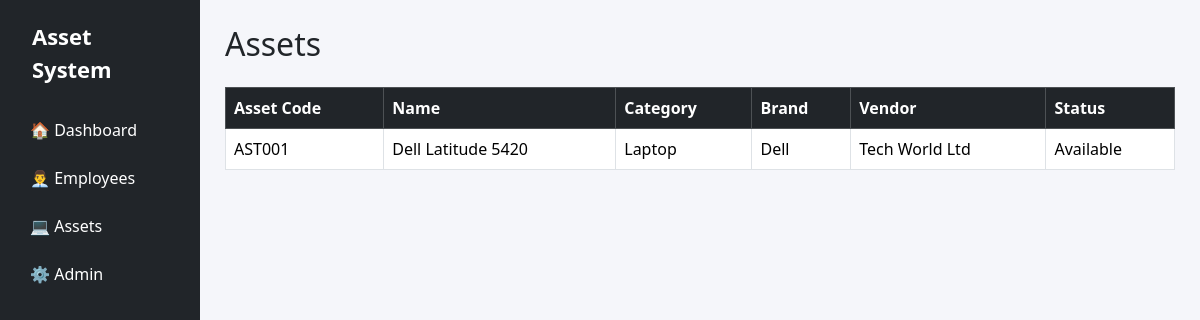
The app's page /assets/, older data.
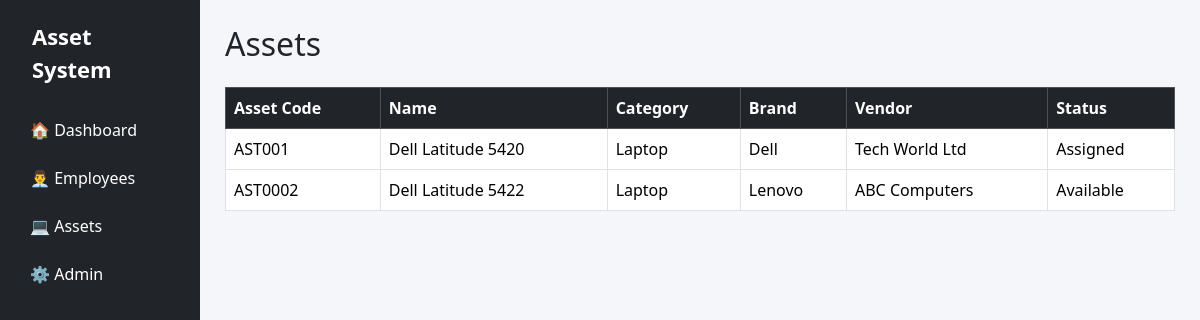
The same page, newer data.
### assets/models.py (models this page shows, shortened)
class Asset(models.Model):
    STATUS_CHOICES = (
        ('Available', 'Available'),
        ('Assigned', 'Assigned'),
        ('Under Maintenance', 'Under Maintenance'),
        ('Damaged', 'Damaged'),
        ('Lost', 'Lost'),
        ('Retired', 'Retired'),
    )
    asset_code = models.CharField(
        max_length=20,
        unique=True,
        blank=True
    )
    category = models.ForeignKey(
        AssetCategory,
        on_delete=models.PROTECT
    )
    brand = models.ForeignKey(
        Brand,
        on_delete=models.PROTECT
    )
    vendor = models.ForeignKey(
        Vendor,
        on_delete=models.PROTECT
    )
    asset_name = models.CharField(max_length=100)
    model = models.CharField(max_length=100)
    serial_number = models.CharField(
        max_length=100,
        unique=True
    )
    purchase_date = models.DateField()
    purchase_cost = models.DecimalField(
        max_digits=10,
        decimal_places=2
    )
    warranty_expiry = models.DateField()
    current_status = models.CharField(
        max_length=30,
        choices=STATUS_CHOICES,
        default='Available'
    )
    remarks = models.TextField(
        blank=True,
        null=True
    )
    created_at = models.DateTimeField(auto_now_add=True)
    updated_at = models.DateTimeField(auto_now=True)

class AssetCategory(models.Model):
    category_name = models.CharField(max_length=100, unique=True)
    description = models.TextField(blank=True)
    def __str__(self):
        return self.category_name

class Brand(models.Model):
    brand_name = models.CharField(max_length=100, unique=True)
    def __str__(self):
        return self.brand_name

class Vendor(models.Model):
    STATUS_CHOICES = (
        ('Active', 'Active'),
        ('Inactive', 'Inactive'),
    )
    vendor_name = models.CharField(max_length=150)
    contact_person = models.CharField(max_length=100)
    phone = models.CharField(max_length=20)
    email = models.EmailField()
    address = models.TextField()
    status = models.CharField(
        max_length=10,
        choices=STATUS_CHOICES,
        default='Active'
    )
    def __str__(self):
        return self.vendor_name

### assets/views.py (the view)
# urls.py: path("", asset_list, name="asset_list"),
def asset_list(request):
    assets = Asset.objects.select_related(
        "category",
        "brand",
        "vendor"
    )
    context = {
        "assets": assets
    }
    return render(
        request,
        "assets/asset_list.html",
        context
    )

### templates/assets/asset_list.html (shortened to what this page needs)
{% extends 'base.html' %}
{% block content %}
<h2 class="mb-4">Assets</h2>
<table class="table table-bordered table-hover">
    <thead class="table-dark">
        <tr>
            <th>Asset Code</th>
            <th>Name</th>
            <th>Category</th>
            <th>Brand</th>
            <th>Vendor</th>
            <th>Status</th>
        </tr>
    </thead>
    <tbody>
    {% for asset in assets %}
        <tr>
            <td>{{ asset.asset_code }}</td>
            <td>{{ asset.asset_name }}</td>
            <td>{{ asset.category }}</td>
            <td>{{ asset.brand }}</td>
            <td>{{ asset.vendor }}</td>
            <td>{{ asset.current_status }}</td>
        </tr>
    {% empty %}
        <tr>
            <td colspan="6" class="text-center">
                No Assets Found
            </td>
        </tr>
    {% endfor %}
    </tbody>
</table>
{% endblock %}

Row changes from the older to the newer data that the page shows:
changed Asset "AST001": current_status "Available" → "Assigned"
added Asset: asset_code "AST0002", asset_name "Dell Latitude 5422", category "Laptop", brand "Lenovo", vendor "ABC Computers", current_status "Available"
